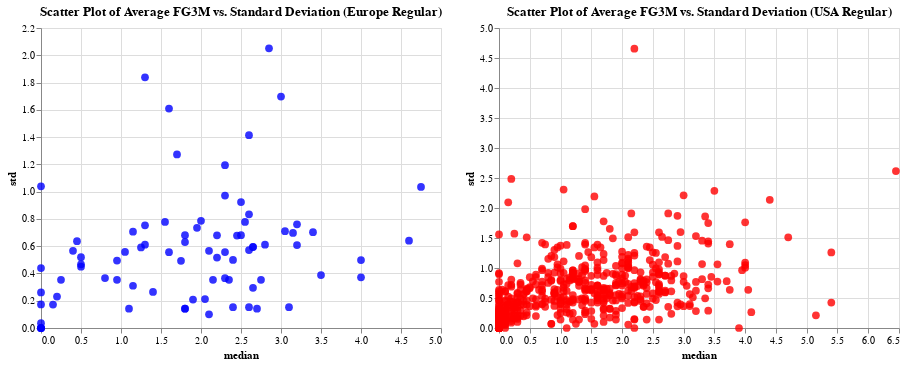

Notebook code for this chart:
### Code cell
import pandas as pd
import altair as alt

# Calculate mean and standard deviation for AVG AST for data_per_min_europe_regular
avg_ast_std_europe = europe_F_regular.groupby('PLAYER_NAME')['FG3M'].agg(['median', 'std']).reset_index()

# Calculate mean and standard deviation for AVG AST for data_per_min_usa_regular
avg_ast_std_usa = non_europe_F_regular.groupby('PLAYER_NAME')['FG3M'].agg(['median', 'std']).reset_index()

# Create scatter plot for data_per_min_europe_regular
scatter_europe = alt.Chart(avg_ast_std_europe).mark_circle(size=60).encode(
    x='median:Q',
    y='std:Q',
    tooltip=['PLAYER_NAME', 'median', 'std'],
    color=alt.value('blue'),
    opacity=alt.value(0.8)
).properties(
    width=400,
    height=300,
    title='Scatter Plot of Average FG3M vs. Standard Deviation (Europe Regular)'
)

# Create scatter plot for data_per_min_usa_regular
scatter_usa = alt.Chart(avg_ast_std_usa).mark_circle(size=60).encode(
    x='median:Q',
    y='std:Q',
    tooltip=['PLAYER_NAME', 'median', 'std'],
    color=alt.value('red'),
    opacity=alt.value(0.8)
).properties(
    width=400,
    height=300,
    title='Scatter Plot of Average FG3M vs. Standard Deviation (USA Regular)'
)

# Concatenate the plots
scatter_europe | scatter_usa

### Figure 1 — Vega-Lite specification as saved in the notebook (floating-point values rounded to 4 significant figures; data arrays with more than 128 entries replaced by an {"elided": "..."} marker saying what was removed)
{"config": {"view": {"continuousWidth": 300, "continuousHeight": 300}}, "hconcat": [{"data": {"name": "data-efce8819b367836ae5ff41ee2458d74f"}, "mark": {"type": "circle", "size": 60}, "encoding": {"color": {"value": "blue"}, "opacity": {"value": 0.8}, "tooltip": [{"field": "PLAYER_NAME", "type": "nominal"}, {"field": "median", "type": "quantitative"}, {"field": "std", "type": "quantitative"}], "x": {"field": "median", "type": "quantitative"}, "y": {"field": "std", "type": "quantitative"}}, "height": 300, "title": "Scatter Plot of Average FG3M vs. Standard Deviation (Europe Regular)", "width": 400}, {"data": {"name": "data-36a8cd8905d18e218d4d52868c4a2d3f"}, "mark": {"type": "circle", "size": 60}, "encoding": {"color": {"value": "red"}, "opacity": {"value": 0.8}, "tooltip": [{"field": "PLAYER_NAME", "type": "nominal"}, {"field": "median", "type": "quantitative"}, {"field": "std", "type": "quantitative"}], "x": {"field": "median", "type": "quantitative"}, "y": {"field": "std", "type": "quantitative"}}, "height": 300, "title": "Scatter Plot of Average FG3M vs. Standard Deviation (USA Regular)", "width": 400}], "$schema": "https://vega.github.io/schema/vega-lite/v5.8.0.json", "datasets": {"data-efce8819b367836ae5ff41ee2458d74f": [{"PLAYER_NAME": "Admiral Schofield", "median": 2.6, "std": 0.1528}, {"PLAYER_NAME": "Aleksej Pokusevski", "median": 2.4, "std": 0.1528}, {"PLAYER_NAME": "Alen Smailagic", "median": 1.55, "std": 0.7778}, {"PLAYER_NAME": "Andrei Kirilenko", "median": 0.8, "std": 0.3662}, {"PLAYER_NAME": "Antonis Fotsis", "median": 1.1, "std": null}, {"PLAYER_NAME": "Arnoldas Kulboka", "median": 0.0, "std": null}, {"PLAYER_NAME": "Bojan Bogdanovic", "median": 3.2, "std": 0.6083}, {"PLAYER_NAME": "Bostjan Nachbar", "median": 2.6, "std": 0.8335}, {"PLAYER_NAME": "Cedi Osman", "median": 3.15, "std": 0.6969}, {"PLAYER_NAME": "Damien Inglis", "median": 1.0, "std": null}, {"PLAYER_NAME": "Damir Markota", "median": 1.8, "std": null}, {"PLAYER_NAME": "Damjan Rudez", "median": 3.1, "std": 0.1528}, {"PLAYER_NAME": "Daniel Theis", "median": 1.15, "std": 0.3098}, {"PLAYER_NAME": "Danilo Gallinari", "median": 3.2, "std": 0.7607}, {"PLAYER_NAME": "Dario Saric", "median": 2.65, "std": 0.2944}, {"PLAYER_NAME": "Darius Songaila", "median": 0.0, "std": 0.03536}, {"PLAYER_NAME": "Davis Bertans", "median": 4.6, "std": 0.6399}, {"PLAYER_NAME": "Deividas Sirvydis", "median": 2.6, "std": 1.414}, {"PLAYER_NAME": "Deni Avdija", "median": 1.9, "std": 0.2082}, {"PLAYER_NAME": "Dino Radja", "median": 0.0, "std": null}, {"PLAYER_NAME": "Dirk Nowitzki", "median": 2.0, "std": 0.7857}, {"PLAYER_NAME": "Domantas Sabonis", "median": 0.5, "std": 0.467}, {"PLAYER_NAME": "Donatas Motiejunas", "median": 1.15, "std": 0.7062}, {"PLAYER_NAME": "Dragan Bender", "median": 2.45, "std": 0.6782}, {"PLAYER_NAME": "Duje Dukan", "median": 3.8, "std": null}, {"PLAYER_NAME": "Elias Harris", "median": 0.0, "std": null}, {"PLAYER_NAME": "Elie Okobo", "median": 1.8, "std": 0.1414}, {"PLAYER_NAME": "Erik Murphy", "median": 0.0, "std": null}, {"PLAYER_NAME": "Ersan Ilyasova", "median": 2.3, "std": 1.194}, {"PLAYER_NAME": "Franz Wagner", "median": 2.15, "std": 0.3536}, {"PLAYER_NAME": "Furkan Aldemir", "median": 0.0, "std": null}, {"PLAYER_NAME": "Georgios Kalaitzakis", "median": 2.3, "std": null}, {"PLAYER_NAME": "Giannis Antetokounmpo", "median": 1.05, "std": 0.5582}, {"PLAYER_NAME": "Gigi Datome", "median": 2.85, "std": 2.051}, {"PLAYER_NAME": "Guerschon Yabusele", "median": 2.1, "std": 0.5657}, {"PLAYER_NAME": "Hedo Turkoglu", "median": 2.5, "std": 0.9234}, {"PLAYER_NAME": "Jaylen Hoard", "median": 0.0, "std": 1.039}, {"PLAYER_NAME": "Jeffery Taylor", "median": 1.4, "std": 0.2646}, {"PLAYER_NAME": "Jeremy Sochan", "median": 1.1, "std": null}, {"PLAYER_NAME": "Jerome Moiso", "median": 0.0, "std": 0.0}, {"PLAYER_NAME": "Joel Bolomboy", "median": 0.45, "std": 0.6364}, {"PLAYER_NAME": "John Amaechi", "median": 0.0, "std": 0.0}, {"PLAYER_NAME": "Jonas Jerebko", "median": 1.8, "std": 0.6305}, {"PLAYER_NAME": "Jorge Garbajosa", "median": 3.0, "std": 1.697}, {"PLAYER_NAME": "Juancho Hernangomez", "median": 2.4, "std": 0.4995}, {"PLAYER_NAME": "Kevin Seraphin", "median": 0.0, "std": 0.0}, {"PLAYER_NAME": "Killian Tillie", "median": 2.7, "std": 0.1414}, {"PLAYER_NAME": "Kostas Antetokounmpo", "median": 0.0, "std": 0.0}, {"PLAYER_NAME": "Kostas Papanikolaou", "median": 1.8, "std": 0.1414}, {"PLAYER_NAME": "Kristaps Porzingis", "median": 2.8, "std": 0.611}, {"PLAYER_NAME": "Lauri Markkanen", "median": 3.5, "std": 0.3886}, {"PLAYER_NAME": "Linas Kleiza", "median": 2.3, "std": 0.9713}, {"PLAYER_NAME": "Luka Doncic", "median": 4.0, "std": 0.3715}, {"PLAYER_NAME": "Luka Samanic", "median": 2.3, "std": 0.5568}, {"PLAYER_NAME": "Luol Deng", "median": 1.3, "std": 0.753}, {"PLAYER_NAME": "Maciej Lampe", "median": 0.0, "std": 0.1732}, {"PLAYER_NAME": "Mario Hezonja", "median": 2.2, "std": 0.5167}, {"PLAYER_NAME": "Marko Milic", "median": 0.4, "std": 0.5657}, {"PLAYER_NAME": "Martin Muursepp", "median": 0.95, "std": 0.495}, {"PLAYER_NAME": "Maxi Kleber", "median": 2.65, "std": 0.5933}, {"PLAYER_NAME": "Mickael Gelabale", "median": 1.3, "std": 0.611}, {"PLAYER_NAME": "Mickael Pietrus", "median": 2.6, "std": 0.5719}, {"PLAYER_NAME": "Mindaugas Kuzminskas", "median": 1.3, "std": 1.838}, {"PLAYER_NAME": "Mirsad Turkcan", "median": 0.0, "std": null}, {"PLAYER_NAME": "Mirza Teletovic", "median": 4.75, "std": 1.034}, {"PLAYER_NAME": "Moritz Wagner", "median": 2.2, "std": 0.6797}, {"PLAYER_NAME": "Moussa Diabate", "median": 0.2, "std": null}, {"PLAYER_NAME": "Nemanja Bjelica", "median": 2.3, "std": 0.3651}, {"PLAYER_NAME": "Nicolo Melli", "median": 2.55, "std": 0.7778}, {"PLAYER_NAME": "Nikola Jovic", "median": 1.9, "std": null}, {"PLAYER_NAME": "Nikola Mirotic", "median": 4.0, "std": 0.498}, {"PLAYER_NAME": "Nikoloz Tskitishvili", "median": 0.5, "std": 0.45}, {"PLAYER_NAME": "OG Anunoby", "median": 2.65, "std": 0.5955}, {"PLAYER_NAME": "Oleksiy Pecherov", "median": 2.5, "std": 0.6807}, {"PLAYER_NAME": "Omri Casspi", "median": 1.95, "std": 0.7351}, {"PLAYER_NAME": "Ousmane Dieng", "median": 2.1, "std": null}, {"PLAYER_NAME": "Pape Sy", "median": 0.0, "std": null}, {"PLAYER_NAME": "Paul Zipser", "median": 2.05, "std": 0.2121}, {"PLAYER_NAME": "Peja Stojakovic", "median": 3.4, "std": 0.7029}, {"PLAYER_NAME": "Pero Antic", "median": 2.75, "std": 0.3536}, {"PLAYER_NAME": "Petr Cornelie", "median": 1.1, "std": null}, {"PLAYER_NAME": "Rodions Kurucs", "median": 2.1, "std": 0.1}, {"PLAYER_NAME": "Sandro Mamukelashvili", "median": 2.35, "std": 0.3536}, {"PLAYER_NAME": "Santi Aldama", "median": 1.7, "std": 1.273}, {"PLAYER_NAME": "Sekou Doumbouya", "median": 1.8, "std": 0.6807}, {"PLAYER_NAME": "Sergei Monia", "median": 1.4, "std": null}, {"PLAYER_NAME": "Simone Fontecchio", "median": 3.7, "std": null}, {"PLAYER_NAME": "Slava Medvedenko", "median": 0.0, "std": 0.4392}, {"PLAYER_NAME": "Tariq Abdul-Wahad", "median": 0.15, "std": 0.1722}, {"PLAYER_NAME": "Thabo Sefolosha", "median": 1.25, "std": 0.591}, {"PLAYER_NAME": "Thanasis Antetokounmpo", "median": 0.0, "std": 0.2608}, {"PLAYER_NAME": "Toni Kukoc", "median": 1.75, "std": 0.4927}, {"PLAYER_NAME": "Tornike Shengelia", "median": 0.25, "std": 0.3536}, {"PLAYER_NAME": "Uros Slokar", "median": 0.6, "std": null}, {"PLAYER_NAME": "Usman Garuba", "median": 1.1, "std": 0.1414}, {"PLAYER_NAME": "Victor Claver", "median": 1.6, "std": 1.609}, {"PLAYER_NAME": "Viktor Khryapa", "median": 0.2, "std": 0.2309}, {"PLAYER_NAME": "Vladimir Radmanovic", "median": 3.05, "std": 0.7098}, {"PLAYER_NAME": "Vlatko Cancar", "median": 1.6, "std": 0.556}, {"PLAYER_NAME": "William Howard", "median": 0.0, "std": null}, {"PLAYER_NAME": "Yaroslav Korolev", "median": 0.95, "std": 0.3536}, {"PLAYER_NAME": "Yves Pons", "median": 1.9, "std": null}, {"PLAYER_NAME": "Zarko Cabarkapa", "median": 0.5, "std": 0.5196}], "data-36a8cd8905d18e218d4d52868c4a2d3f": {"elided": "873 records"}}}
